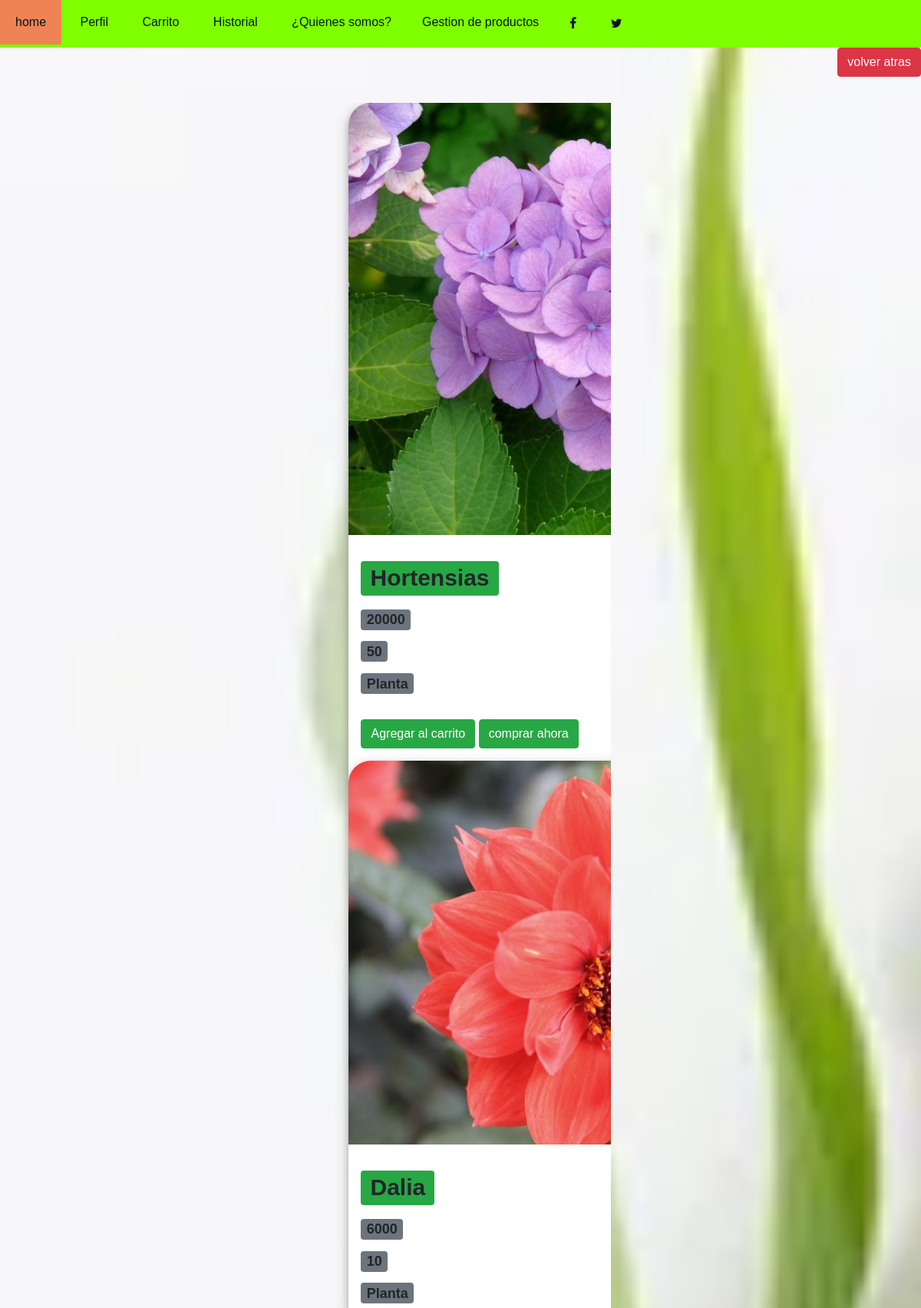
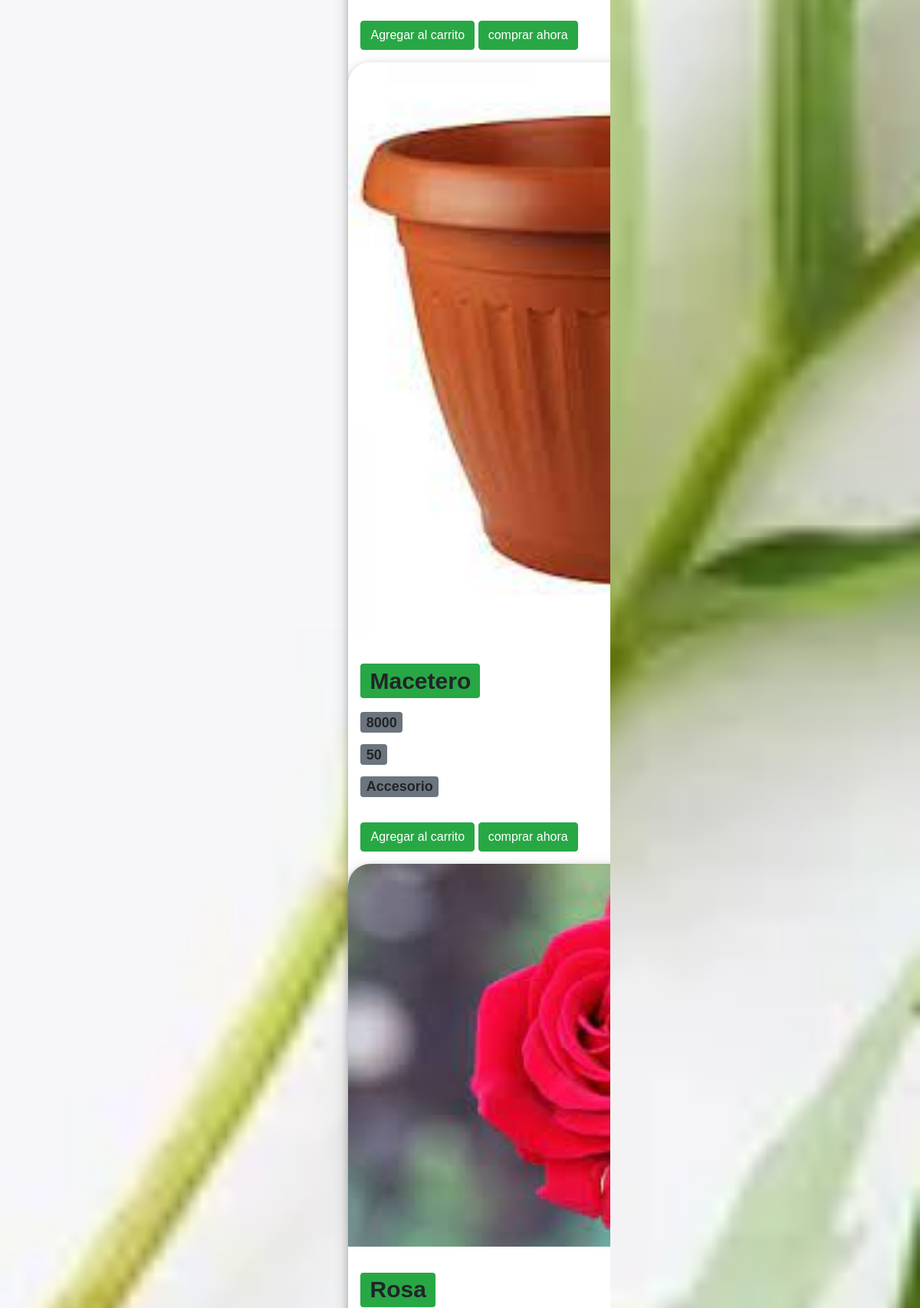
/verproducto/ (upper part), run on the app's committed database (2 pictures, top to bottom).
### app/models.py (models this page shows, shortened)
class Producto(models.Model):
    nombre = models.CharField(max_length=51)
    descripcion = models.CharField(max_length=100)
    precio = models.IntegerField()
    categoria = models.ForeignKey(Categoria, on_delete=models.CASCADE)
    cantidad = models.IntegerField(null=True, blank=True)
    imagen = models.ImageField(upload_to="productos/", null=True)

class Categoria(models.Model):
    nombre = models.CharField(max_length=50)
    descripcion = models.CharField(max_length=100)
    def __str__(self):
        return self.nombre

### app/views.py (the view)
# urls.py: path('verproducto/',verproducto, name="verproducto" ),
def verproducto(request):
    productos = Producto.objects.all()
    data = {
        'productos': productos
    }
    return render(request,'app/verproducto.html',data)

### app/templates/app/verproducto.html (shortened to what this page needs)
<!DOCTYPE html>
<html lang="es">
<head>
  <link rel="stylesheet" href="https://cdn.jsdelivr.net/npm/bootstrap@4.6.1/dist/css/bootstrap.min.css">
  {%load static%}
  <link rel="stylesheet" href="{% static 'quienessomos_style.css'%}">
  <link rel="stylesheet" href="https://cdnjs.cloudflare.com/ajax/libs/font-awesome/4.7.0/css/font-awesome.min.css">
</head>
<body>
  <ul class="menu">
    <li><a href="{% url 'home'%}">home </a> </li>
        <li><a href="{% url 'perfil'%}">Perfil </a> </li>
        <li><a href="{% url 'carrito'%}">Carrito </a> </li>
        <li><a href="{% url 'historial'%}">Historial</a> </li>
        <li><a href="{% url 'quienes'%}">¿Quienes somos? </a>
        <li><a href="{% url 'admproducto'%}">Gestion de productos</a>
    <li><a href="#" class="fa fa-facebook"></a></li>
    <li><a href="#" class="fa fa-twitter"></a></li>
  </ul>
  <form action="{% url 'home'%}" method="get">
    <input type="submit" class="btn btn-danger float-right" value="volver atras">
  <br>
  <br>
  <br>
  <br>
  {% load humanize %}
  <div class="row pro">
    <div class="column">
      {% for p in productos %}
      <div class="card">
        <img src="{{p.imagen.url}}" alt="John"
          style="width:150%">
        <div class="container">
          <br>
          <h1> <span class="badge bg-success">{{p.nombre}}</span></h1>
          <h4> <span class="badge bg-secondary"> {{p.precio}}</span></h4>
          <h4> <span class="badge bg-secondary">  {{p.cantidad}}</span></h4>
          <h4> <span class="badge bg-secondary"> {{p.categoria}}</span></h4>
          <br>
          <a href="{% url 'carrito' p.id %}" class="btn btn-success">Agregar al carrito</a>
          <a href="{% url 'pagar' p.id %}" class="btn btn-success">comprar ahora</a>
        </div>
      {% endfor %}
      </div>
    </div>
  </div>
  <br>
  <br>
  <br>
  <br>
</body>
</html>

### app/static/quienessomos_style.css (style rules this page uses)
* { overflow-x: hidden; }
body { margin: 0; padding: 0; background: url(img/fondo2.jpg); background-size: cover; }
.menu { list-style:none; padding: 0; background:chartreuse; ; width:100%; max-width: 1900px; margin: auto; }
.menu li a { text-decoration: none; color: rgb(3, 21, 24); padding: 20px; display: block; }
.menu li { display: inline-block; text-align: center; }
body { font-family: 'Franklin Gothic Medium', 'Arial Narrow', Arial, sans-serif ; }
.row { display: flex; flex-wrap: wrap; padding: 0 4px; }
* { margin:0; padding:0; font:12pt Arial; }
.column { float: left; width: 32%; margin-bottom: 16px; padding: 0 50px; }
.card { box-shadow: 0 4px 8px 0 rgba(241, 155, 8, 0.2); }
.container { padding: 0 16px; }
.container::after, .row::after { content: ""; clear: both; display: table; }
.pro { display: flex; justify-content: center; }
.card { border-radius: 5px; -webkit-box-shadow: 0 1px 20px 0 rgba(69,90,100,0.08); box-shadow: 0 1px 20px 0 rgba(69,90,100,0.08); border: none; margin-bottom: 30px; }
.card { background-color: #fff; box-shadow: 0 4px 8px 0 rgba(0, 0, 0, 0.2), 0 6px 20px 0 rgba(0, 0, 0, 0.19); width: 500px; border-radius: 29px }
* { margin: 0; padding: 0; box-sizing: border-box; font-family: 'Lucida Sans', 'Lucida Sans Regular', 'Lucida Grande', 'Lucida Sans Unicode', Geneva, Verdana, sans-serif }
::placeholder { color: black; font-weight: 600; }
* { box-sizing: border-box }
.container { padding: 16px; }
a { color: dodgerblue; }

### data on the page
Producto: imagen (picture), nombre "Hortensias", precio "20000", cantidad "50", categoria "Planta"
Producto: imagen (picture), nombre "Dalia", precio "6000", cantidad "10", categoria "Planta"
Producto: imagen (picture), nombre "Macetero", precio "8000", cantidad "50", categoria "Accesorio"
Producto: imagen (picture), nombre "Rosa"
